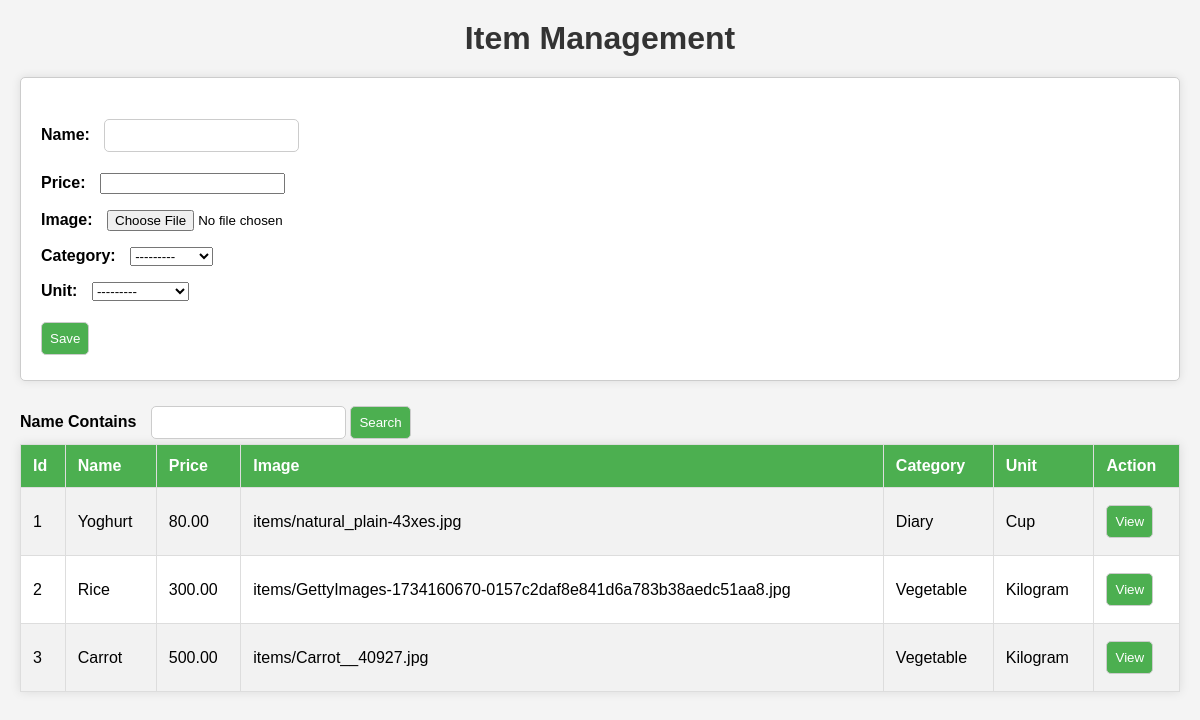
The app's page /app/item/ with its own data.
### app/models.py (models this page shows, shortened)
class Category (models.Model):
    name = models.CharField(max_length = 20)
    def __str__(self):
        return self.name

class Unit (models.Model):
    name = models.CharField(max_length = 20)
    def __str__(self):
        return self.name

class Item (models.Model):
    name = models.CharField(max_length = 20)
    price = models.DecimalField(max_digits = 8, decimal_places = 2)
    image = models.ImageField(upload_to = 'items')
    category = models.ForeignKey(Category, on_delete = models.CASCADE)
    unit = models.ForeignKey(Unit, on_delete = models.CASCADE)

### app/views.py (the view)
# urls.py: path('item/', views.item_view),
def item_view(request):
    page_number = request.GET.get('page')
    filter = ItemFilter(request.GET, queryset=Item.objects.all())
    items = filter.qs
    paginator = Paginator(items, 3)
    page = paginator.get_page(page_number)
    if request.method == 'POST':
       form = ItemForm(request.POST)
       if form.is_valid():
           form.save()
    else:
       form = ItemForm()
    context = {'form':form, 'page':page}
    return render (request, 'item.html', context)

### app/forms.py
class ItemForm(forms.ModelForm):
    class Meta:
        model = Item
        fields = '__all__'

### app/templates/item.html (shortened to what this page needs)
<html>
<head>
</head>
<body>
    <h1>Item Management</h1>
    <form method="POST">
        {{ form.as_p }}
        <input type="submit" value="Save">
    </form>
    <label>Name Contains</label>
    <input type="text"/>
    <button>Search</button>
    <table border="1">
        <tr>
            <th>Id</th>
            <th>Name</th>
            <th>Price</th>
            <th>Image</th>
            <th>Category</th>
            <th>Unit</th>
            <th>Action</th>
        </tr>
        {% for item in page %}
        <tr>
            <td>{{ item.id }}</td>
            <td>{{ item.name }}</td>
            <td>{{ item.price }}</td>
            <td>{{ item.image }}</td>
            <td>{{ item.category }}</td>
            <td>{{ item.unit }}</td>
            <td><button>View</button></td>
        </tr>
        {% endfor %}
    </table>
</body>
</html>

### app/templates/item.html (style rules this page uses)
body { font-family: Arial, sans-serif; margin: 20px; padding: 0; background-color: #f4f4f4; }
h1 { color: #333; text-align: center; margin-bottom: 20px; }
form { margin-bottom: 20px; background-color: #fff; padding: 20px; border: 1px solid #ccc; border-radius: 5px; box-shadow: 0 0 10px rgba(0, 0, 0, 0.1); }
label { font-weight: bold; margin-right: 10px; }
input[type="text"], input[type="submit"], button { padding: 8px; margin: 5px 0; border: 1px solid #ccc; border-radius: 5px; box-sizing: border-box; }
input[type="submit"], button { background-color: #4CAF50; color: white; cursor: pointer; }
table { width: 100%; border-collapse: collapse; margin-bottom: 20px; background-color: #fff; box-shadow: 0 0 10px rgba(0, 0, 0, 0.1); }
table, th, td { border: 1px solid #ddd; }
th, td { padding: 12px; text-align: left; }
th { background-color: #4CAF50; color: white; }
tr:nth-child(even) { background-color: #f2f2f2; }

### records on screen
Item: id "1", name "Yoghurt", price "80.00", image "items/natural_plain-43xes.jpg", category "Diary", unit "Cup"
Item: id "2", name "Rice", price "300.00", image "items/GettyImages-1734160670-0157c2daf8e841d6a783b38aedc51aa8.jpg", category "Vegetable", unit "Kilogram"
Item: id "3", name "Carrot", price "500.00", image "items/Carrot__40927.jpg", category "Vegetable", unit "Kilogram"
